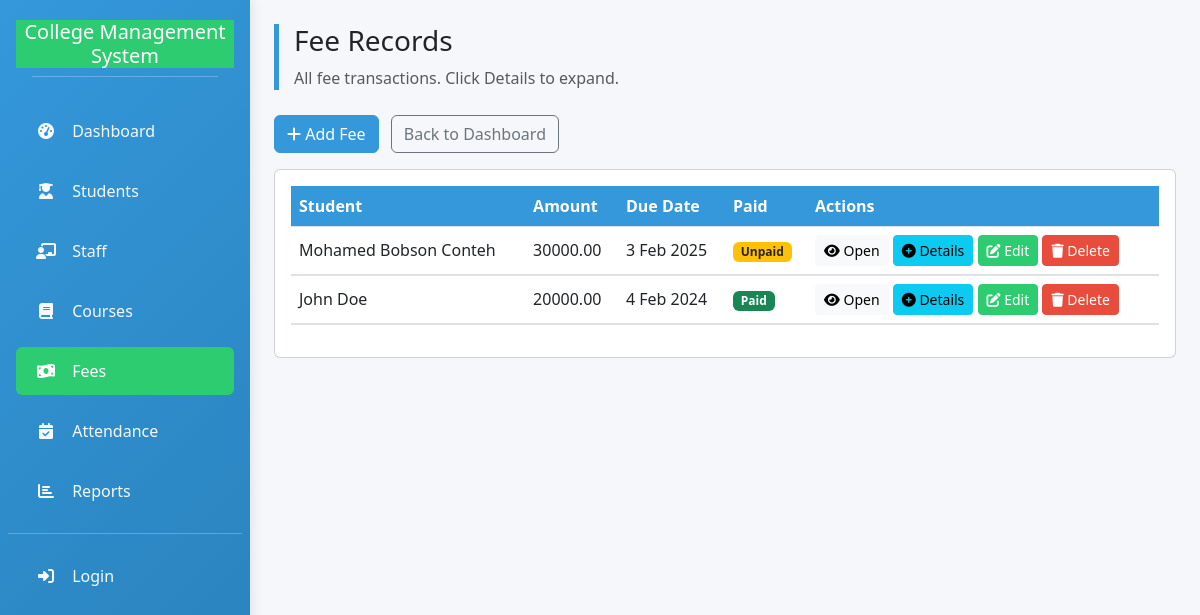
The page /fees/ on the database its author committed.
### college_db/models.py (models this page shows, shortened)
class Fee(models.Model):
    student = models.ForeignKey(Student, on_delete=models.CASCADE, related_name='fees')
    amount = models.DecimalField(max_digits=10, decimal_places=2)
    due_date = models.DateField()
    paid = models.BooleanField(default=False)
    payment_date = models.DateField(null=True, blank=True)
    note = models.TextField(blank=True, null=True)

class Student(models.Model):
    college = models.ForeignKey(College, on_delete=models.CASCADE)
    admission_number = models.CharField(max_length=50, unique=True)
    first_name = models.CharField(max_length=120)
    last_name = models.CharField(max_length=120)
    gender = models.CharField(max_length=1, choices=GENDER_CHOICES)
    date_of_birth = models.DateField(null=True, blank=True)
    phone = models.CharField(max_length=50, blank=True)
    email = models.EmailField(blank=True)
    address = models.TextField(blank=True)
    status = models.CharField(max_length=20, choices=STATUS_CHOICES, default='active')
    department = models.CharField(max_length=200, blank=True, null=True)
    academic_year = models.CharField(max_length=50, blank=True, null=True)
    created_at = models.DateTimeField(auto_now_add=True)

### college_db/views.py (the view)
# urls.py: path('fees/', views.view_fees, name='view_fees'),
def view_fees(request):
    fees = Fee.objects.select_related('student').all().order_by('-due_date')
    return render(request, 'college_db/view_fees.html', {'fees': fees})

### college_db/templates/college_db/view_fees.html (shortened to what this page needs)
{% extends 'college_db/base.html' %}
{% block content %}
<div class="page-header">
  <h3>Fee Records</h3>
  <p class="text-muted">All fee transactions. Click Details to expand.</p>
</div>
<div class="mb-3">
  <a href="{% url 'add_fee' %}" class="btn btn-primary"><i class="fas fa-plus"></i> Add Fee</a>
  <a href="{% url 'dashboard' %}" class="btn btn-outline-secondary ms-2">Back to Dashboard</a>
</div>
<div class="card p-3">
  <div class="table-responsive">
    <table class="table align-middle">
      <thead>
        <tr>
          <th>Student</th>
          <th>Amount</th>
          <th>Due Date</th>
          <th>Paid</th>
          <th>Actions</th>
        </tr>
      </thead>
      <tbody>
        {% for f in fees %}
        <tr>
          <td>{{ f.student.first_name }} {{ f.student.last_name }}</td>
          <td>{{ f.amount }}</td>
          <td>{{ f.due_date|date:"j M Y" }}</td>
          <td>{% if f.paid %}<span class="badge bg-success">Paid</span>{% else %}<span class="badge bg-warning text-dark">Unpaid</span>{% endif %}</td>
          <td>
            <a href="{% url 'view_fee' f.id %}" class="btn btn-sm btn-light"><i class="fas fa-eye"></i> Open</a>
            <button class="btn btn-sm btn-info" data-bs-toggle="collapse" data-bs-target="#feeDetails{{ f.id }}">
              <i class="fas fa-plus-circle toggle-icon"></i> Details
            </button>
            <a href="{% url 'edit_fee' f.id %}" class="btn btn-sm btn-success"><i class="fas fa-edit"></i> Edit</a>
            <a href="{% url 'delete_fee' f.id %}" class="btn btn-sm btn-danger"><i class="fas fa-trash"></i> Delete</a>
          </td>
        </tr>
        <tr>
          <td colspan="5" class="p-0">
          </td>
        </tr>
        {% empty %}
        <tr><td colspan="5" class="text-center text-muted">No fee records found.</td></tr>
        {% endfor %}
      </tbody>
    </table>
  </div>
</div>
{% endblock %}

### college_db/templates/college_db/base.html (style rules this page uses)
:root { --primary: #3498db; --secondary: #2ecc71; --accent: #e74c3c; --light: #f8f9fa; --dark: #34495e; --warning: #f39c12; --info: #17a2b8; }
body { background-color: #f5f7fa; font-family: 'Segoe UI', Tahoma, Geneva, Verdana, sans-serif; }
.page-header { border-left: 5px solid var(--primary); padding-left: 15px; margin-bottom: 25px; }
.btn-primary { background-color: var(--primary); border-color: var(--primary); }
.btn-success { background-color: var(--secondary); border-color: var(--secondary); }
.btn-danger { background-color: var(--accent); border-color: var(--accent); }
.table thead th { background-color: var(--primary); color:#fff; }

### rows shown on the page
Fee: student.first_name "Mohamed Bobson", student.last_name "Conteh", amount "30000.00", due_date "3 Feb 2025", paid "Unpaid"
Fee: student.first_name "John", student.last_name "Doe", amount "20000.00", due_date "4 Feb 2024", paid "Paid"
